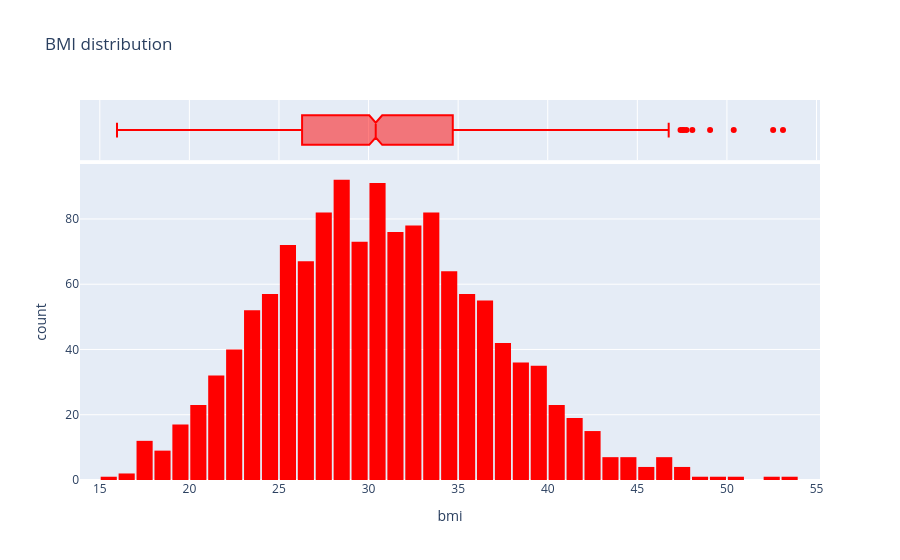

The code cell stored with this chart in its notebook:
### Markdown cell above
- BMI

### Code cell
fig = px.histogram(
    medical_df,
    x='bmi',
    marginal='box',
    color_discrete_sequence=['red'],
    nbins=47, # bin for each year. Calculated from min and max age in the dataset.
    title="BMI distribution"
)
fig.update_layout(bargap=0.1)
fig.show()

### Figure 1 — Plotly figure (JSON) as saved in the notebook; plotly's stock layout.template omitted (floating-point values rounded to 4 significant figures; data arrays with more than 128 entries replaced by an {"elided": "..."} marker saying what was removed)
{"data": [{"bingroup": "x", "hovertemplate": "bmi=%{x}<br>count=%{y}<extra></extra>", "legendgroup": "", "marker": {"color": "red", "pattern": {"shape": ""}}, "name": "", "nbinsx": 47, "orientation": "v", "showlegend": false, "type": "histogram", "x": {"elided": "1338 float values"}, "xaxis": "x", "yaxis": "y"}, {"hovertemplate": "bmi=%{x}<extra></extra>", "legendgroup": "", "marker": {"color": "red"}, "name": "", "notched": true, "showlegend": false, "type": "box", "x": {"elided": "1338 float values"}, "xaxis": "x2", "yaxis": "y2"}], "layout": {"bargap": 0.1, "barmode": "relative", "legend": {"tracegroupgap": 0}, "title": {"text": "BMI distribution"}, "xaxis": {"anchor": "y", "domain": [0, 1], "title": {"text": "bmi"}}, "xaxis2": {"anchor": "y2", "domain": [0, 1], "matches": "x", "showgrid": true, "showticklabels": false}, "yaxis": {"anchor": "x", "domain": [0, 0.8316], "title": {"text": "count"}}, "yaxis2": {"anchor": "x2", "domain": [0.8416, 1], "matches": "y2", "showgrid": false, "showline": false, "showticklabels": false, "ticks": ""}}}
